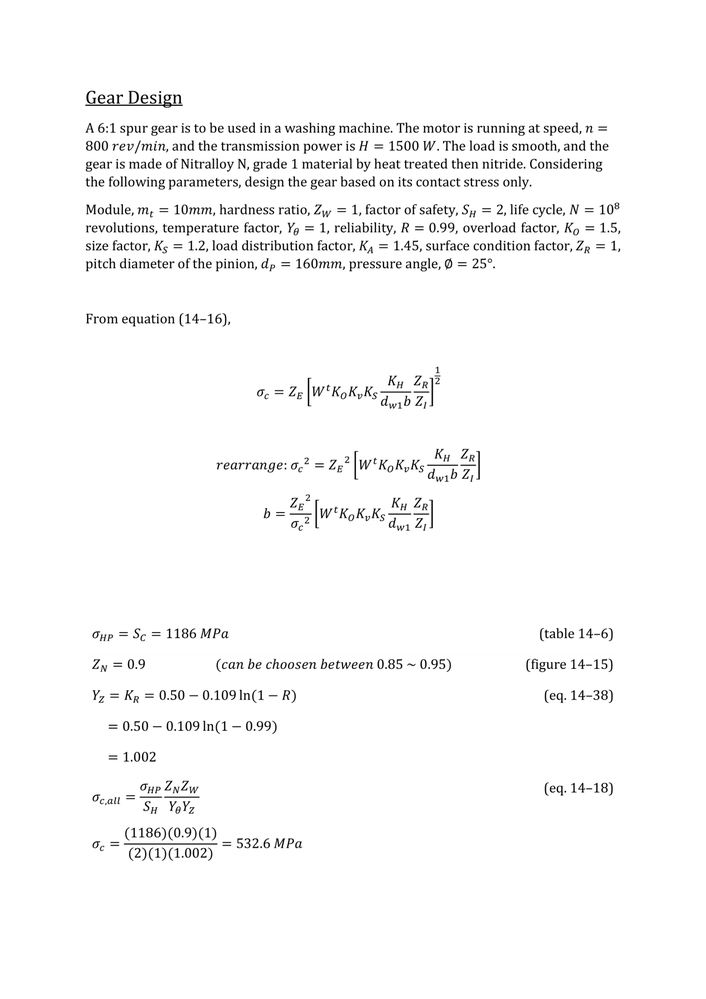
#> input picture optimization/gear1.png, 706 x 999 px, shrunk from 2100 x 2970 before the run
$ python monochrome.py
#> lines starting #> are read from the running program, lines starting #| are printed output that depends on the picture; after the words box and inside, x2 and y2 are one past the last pixel; in counts of white or black regions, pixels touching at a corner belong together
#> further down, image is the input picture: shape (999, 706, 3); min 0, max 255, mean 249.1
### optimization/utils/__init__.py
import utils.myModule

def shortest_index(new_coord:list[int], coords:list[list[int]]) -> int:
    return myModule._shortest_index(new_coord, coords)

def neighbour_index(new_coord:list[int], coords:list[list[int]]) -> int:
    return myModule._neighbour_index(new_coord, coords)

### optimization/monochrome.py
import cv2
import numpy as np
import math
from collections import namedtuple
import os
from tqdm import tqdm
from utils import shortest_index


def post_process(image: cv2.Mat, threshold: float = 0.5) -> cv2.Mat:
    # image = cv2.cvtColor(image, cv2.COLOR_BGR2GRAY)
    # image = cv2.threshold(image, 255 * threshold, 255, cv2.THRESH_BINARY)[1]
#> called with threshold = 0.5
    image = cv2.Canny(image, 100/1.86, 200/1.86)
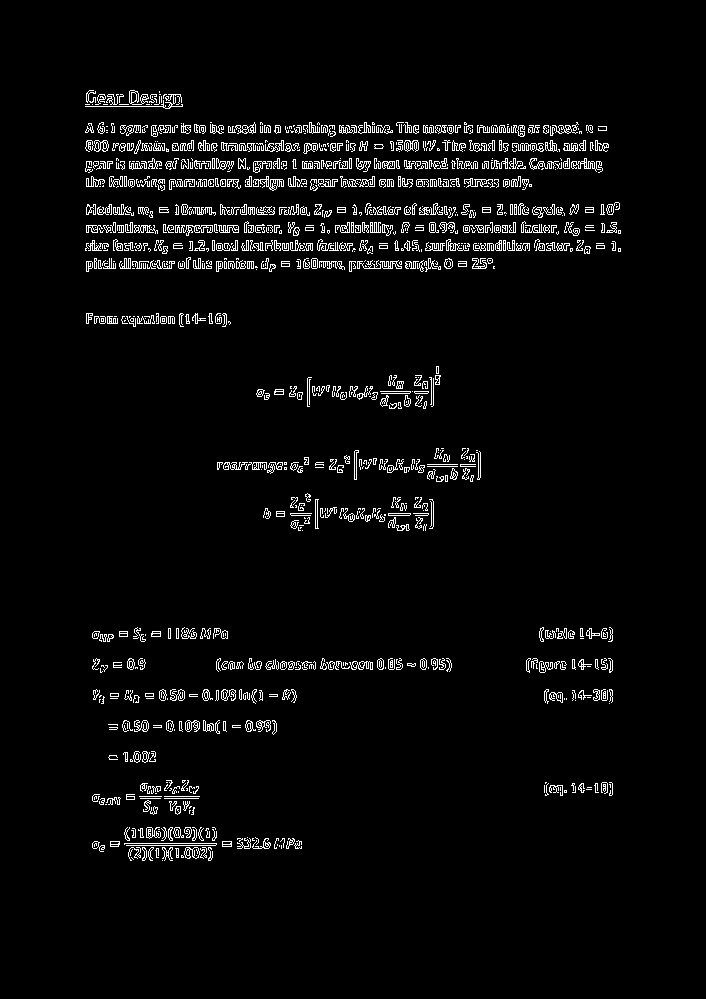
#> image: shape (999, 706); 3.7% white in thin lines or dots, all inside (x1, y1, x2, y2) = (85, 90, 621, 861)
    image = cv2.cvtColor(image, cv2.COLOR_GRAY2BGR)
    image = cv2.flip(image, 0)
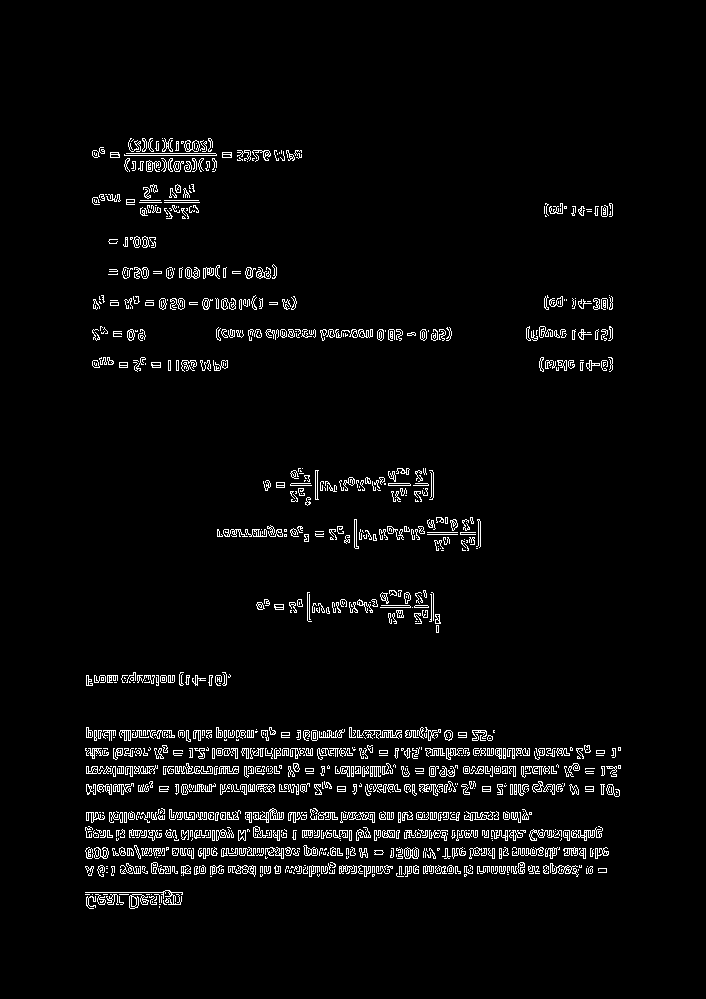
#> image: shape (999, 706, 3); 3.7% white in thin lines or dots, all inside (x1, y1, x2, y2) = (85, 138, 621, 909)
    return image


def get_points(image: cv2.Mat) -> list[list[int]]:
    points: list[list[int]] = []
    bar = tqdm(total=image.shape[0]*image.shape[1])
    for j, row in enumerate(image):
        for i, pixel in enumerate(row):
            bar.update()
            if np.all(pixel == [0, 0, 0]):
                offsets = [[-1, 0],
                           [+1, 0],
                           [0, -1],
                           [0, +1]]
                surround = 0
                for y, x in offsets:
                    try:
                        value = np.all(image[j+y, i+x] == [255, 255, 255])
                        surround += int(value)
                    except:
                        pass
                if np.mean(surround) != 0:
                    points.append((j, i, surround))
#> after the loop, points = 37660 items
    return points


def sort_points(points: list[list[int]]) -> list[list[int]]:
    bar = tqdm(total=len(points))
    new_points: list[list[int]] = [[points.pop(0)]]
    bar.update()
    while len(points):
        # points = list[list[x, y, surround]]
        new_coord = new_points[-1][-1][:2]
        index = shortest_index(new_coord, points)
        if math.dist(new_coord, points[index][:2]) < 3:
            new_points[-1].append(points.pop(index))
        else:
            new_points.append([points.pop(index)])
        bar.update()
    return new_points


# [63 lines left out: function create_gcode, not called in this run]


if __name__ == '__main__':
    input_file = 'gear1.png'
    output_file = os.path.splitext(input_file)[0] + '.gcode'

    image = cv2.imread(input_file)
    image = post_process(image)
    print('Extracting points . . .')
    points = get_points(image)
#> points = 37660 items
    print()

    point_image = np.ones(image.shape, np.uint8)
    point_image = 255*point_image
    for point in points:
        point_image[point[0], point[1]] = [0,0,0]
#> this loop made 37660 passes
#> point on passes 1 to 3: (137, 130, 1), (137, 131, 1), (137, 142, 1)
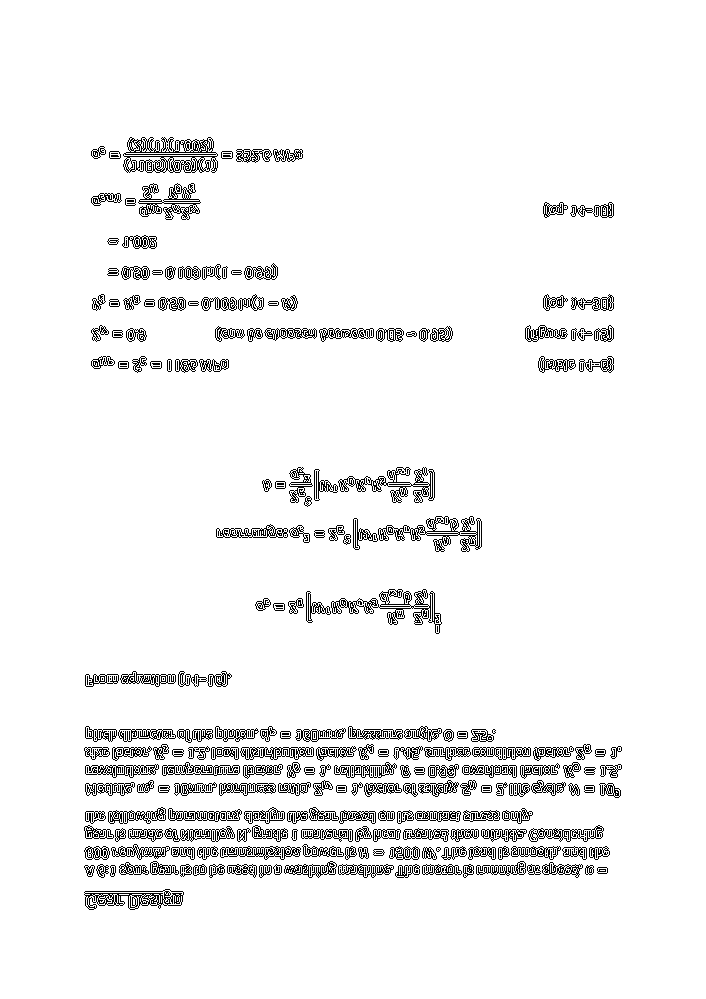
#> point_image: shape (999, 706, 3); 94.7% white; black in thin lines or dots, all inside (x1, y1, x2, y2) = (84, 137, 622, 910)
    cv2.imwrite('out.png', point_image)

    print('Sorting points . . .')
    points = sort_points(points)
#> in sort_points, `new_points: list[list[int]] = [[points.pop(0)]]`: new_points = [[(137, 130, 1)]]
#> the loop in sort_points, `while len(points):` made 1 pass
#> new_coord on pass 1: (137, 130)
#> after the loop in sort_points, `while len(points):`: points = 37659 items
#> (the run stopped early here; a loop or call above may not have finished)
